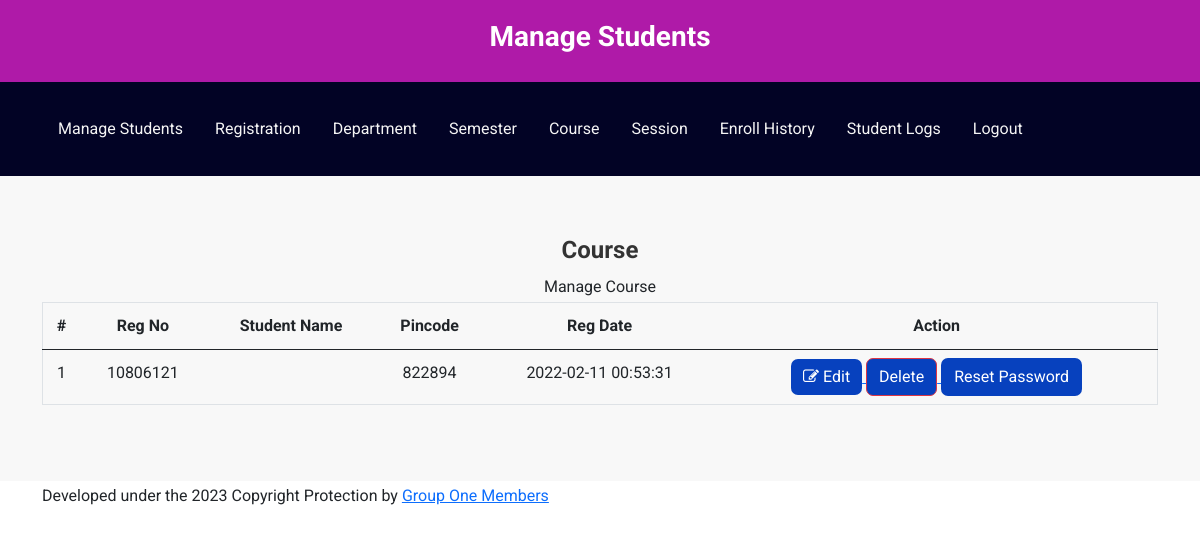
The app's page /onlinecourse/admin/manage-students.php (signed in), older data.
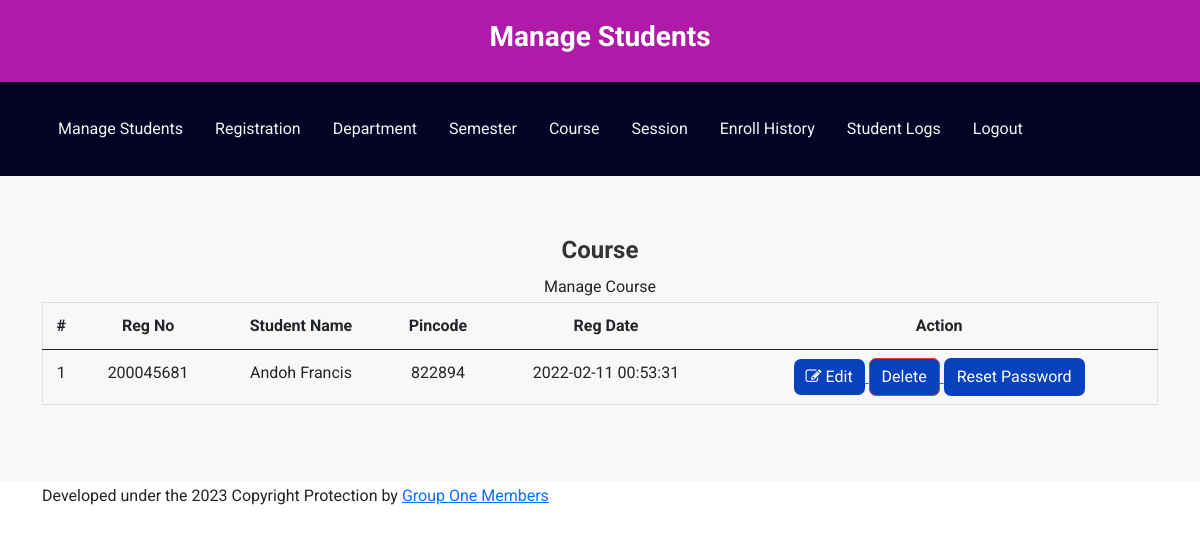
The same page, newer data.
### tables this page shows
CREATE TABLE `students` (
  `StudentRegno` varchar(255) NOT NULL,
  `studentPhoto` varchar(255) DEFAULT NULL,
  `password` varchar(255) DEFAULT NULL,
  `surname` varchar(255) DEFAULT NULL,
  `firstname` varchar(255) DEFAULT NULL,
  `programme` varchar(255) DEFAULT NULL,
  `pincode` varchar(255) DEFAULT NULL,
  `session` varchar(255) DEFAULT NULL,
  `department` varchar(255) DEFAULT NULL,
  `semester` varchar(255) DEFAULT NULL,
  `creationdate` timestamp NULL DEFAULT current_timestamp(),
  `updationDate` varchar(255) DEFAULT NULL
);

### onlinecourse/admin/manage-students.php (the view, shortened to what this page needs)
<?php
include('includes/config.php');
if (strlen($_SESSION['alogin']) == 0) {
    header('location:index.php');
} else {
    ?>
    <!DOCTYPE html>
    <html xmlns="http://www.w3.org/1999/xhtml">
    <head>
        <link href="https://cdn.jsdelivr.net/npm/bootstrap@5.0.2/dist/css/bootstrap.min.css" rel="stylesheet"
>
        <link href="../assets/css/font-awesome.css" rel="stylesheet" />
        <link href="../assets/css/style.css" rel="stylesheet" />
    </head>
    <body>
        <div class="studensPortalHeader">
            <h1 class="studentPortal">Manage Students</h1>
        </div>
        <?php if ($_SESSION['alogin'] != "") {
            include('includes/menubar.php');
        }
        ?>
        <div class="content-wrapper">
            <div class="container">
                <div class="row">
                    <div class="col-md-12">
                        <h1 class="page-head-line">Course </h1>
                    </div>
                </div>
                <div class="row">
                    <div class="col-md-12">
                        <div class="panel panel-default">
                            <div class="panel-heading">
                                Manage Course
                            </div>
                            <div class="panel-body">
                                <div class="table-responsive table-bordered">
                                    <table class="table">
                                        <thead>
                                            <tr>
                                                <th>#</th>
                                                <th>Reg No </th>
                                                <th>Student Name </th>
                                                <th> Pincode</th>
                                                <th>Reg Date</th>
                                                <th>Action</th>
                                            </tr>
                                        </thead>
                                        <tbody>
                                            <?php
                                            $sql = mysqli_query($con, "select * from students");
                                            $cnt = 1;
                                            while ($row = mysqli_fetch_array($sql)) {
                                                ?>
                                                <tr>
                                                    <td>
                                                        <?php echo $cnt; ?>
                                                    </td>
                                                    <td>
                                                        <?php echo htmlentities($row['StudentRegno']); ?>
                                                    </td>
                                                    <td>
                                                        <?php echo htmlentities($row['surname'] . " " . $row['firstname']); ?>
                                                    </td>
                                                    <td>
                                                        <?php echo htmlentities($row['pincode']); ?>
                                                    </td>
                                                    <td>
                                                        <?php echo htmlentities($row['creationdate']); ?>
                                                    </td>
                                                    <td>
                                                        <a
                                                            href="edit-student-profile.php?id=<?php echo $row['StudentRegno'] ?>">
                                                            <button class="btn btn-primary"><i class="fa fa-edit "></i>
                                                                Edit</button> </a>
                                                        <a href="manage-students.php?id=<?php echo $row['StudentRegno'] ?>&del=delete"
                                                            onClick="return confirm('Are you sure you want to delete?')">
                                                            <button class="btn btn-danger">Delete</button>
                                                        </a>
                                                        <a href="manage-students.php?id=<?php echo $row['StudentRegno'] ?>&pass=update"
                                                            onClick="return confirm('Are you sure you want to reset password?')">
                                                            <button type="submit" name="submit" id="submit"
                                                                class="btn btn-default">Reset Password</button>
                                                        </a>
                                                    </td>
                                                </tr>
                                                <?php
                                                $cnt++;
                                            } ?>
                                        </tbody>
                                    </table>
                                </div>
                            </div>
                        </div>
                    </div>
                </div>
            </div>
        </div>
        <?php include('includes/footer.php'); ?>
    </body>
    </html>
<?php } ?>

### onlinecourse/admin/includes/menubar.php
<header class="p-4 navbar text-white">
    <div class="container">
        <div class="d-flex flex-wrap align-items-center justify-content-center justify-content-lg-start">
            <ul class="nav col-12 col-lg-auto me-lg-auto mb-2 justify-content-center mb-md-0">
                <li class="navLink px-3 py-2 bg-transparent"><a href=" manage-students.php">Manage Students</a></li>
                <li class="navLink px-3 py-2"><a href="student-registration.php">Registration</a></li>
                <li class="navLink px-3 py-2"><a href="department.php">Department</a></li>
                <li class="navLink px-3 py-2"><a href="semester.php">Semester </a></li>
                <li class="navLink px-3 py-2"><a href="course.php">Course</a></li>
                <li class="navLink px-3 py-2" class="navLink"><a href="session.php">Session</a></li>
                <li class="navLink px-3 py-2"><a href="enroll-history.php">Enroll History</a></li>
                <li class="navLink px-3 py-2 "><a href="user-log.php">Student Logs </a></li>
                <li class="navLink px-3 py-2"><a href="logout.php">Logout</a></li>
            </ul>
        </div>
    </div>
</header>

### onlinecourse/admin/includes/footer.php
<footer>
    <div class="container footer">
        <div class="row">
            <div class="col-md-12">
                Developed under the 2023 Copyright Protection by <a href="http://www.phpgurukul.com/"
                    target="_blank">Group One Members</a>
            </div>
        </div>
    </div>
</footer>

### onlinecourse/assets/css/style.css (style rules this page uses)
* { padding: 0; box-sizing: border-box; background-color: transparent; }
:root { --primaryColor: #af1aa8; --smoothWhite: rgb(247, 237, 246); --seconddary:#020325; }
body { font-family: 'Roboto', sans-serif; line-height: 30px; }
.btn { border-radius: 7px; background-color: rgb(7, 65, 190) !important; color: white; font-weight: 400; }
header { background-color: white; color: #fff; padding: 10px; text-align: right; }
.navbar { background-color: var(--seconddary); }
.navLink a { font-size: medium; text-decoration: none; position: relative; color: whitesmoke; background-color: transparent !important; }
.navLink a::before { content: ""; position: absolute; width: 100%; height: 2px; bottom: 0; left: 0; background-color: transparent !important; background: linear-gradient(90deg, transparent, gold) !important; transform: scaleX(0); transform-origin: left; transition: transform 0.5s ease; }
.studensPortalHeader { background-color: var(--primaryColor); color: #fff; padding: 20px; text-align: center; }
.studentPortal { font-size: 28px; font-weight: bold; }
.content-wrapper { background-color: #f8f8f8; padding: 60px 0; text-align: center; }
.page-head-line { font-size: 24px; font-weight: bold; color: #333; }
.btn-primary { background-color: #007bff; border: none; color: #fff; }

Row changes from the older to the newer data that the page shows:
removed students: StudentRegno "10806121", pincode "822894", creationdate "2022-02-11 00:53:31"
added students: StudentRegno "200045681", surname+firstname "Andoh Francis", pincode "822894", creationdate "2022-02-11 00:53:31"
